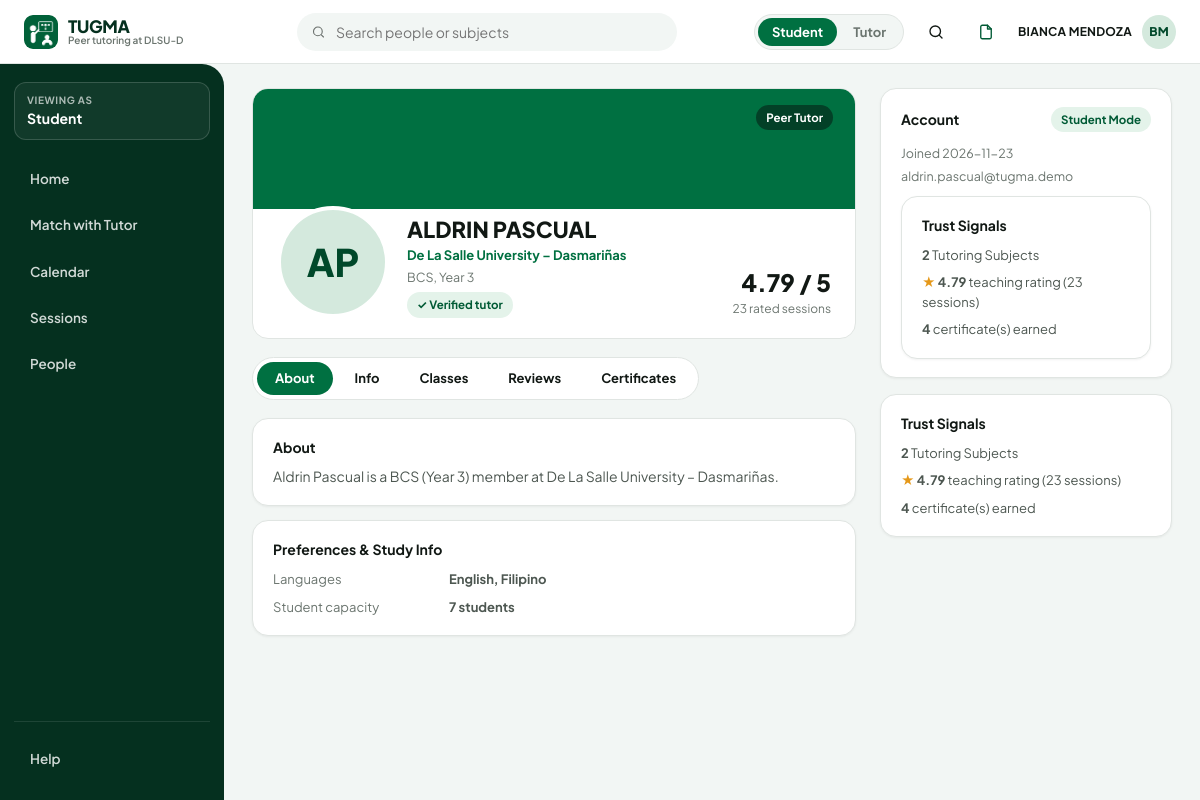
The app's page /profile/tutor/1 (signed in) with its own data.
### tables this page shows
CREATE TABLE tutors (
    tutor_id    INTEGER PRIMARY KEY,
    name        TEXT NOT NULL,
    grade_level INTEGER NOT NULL CHECK (grade_level > 0),
    course      TEXT NOT NULL,
    verified    INTEGER NOT NULL DEFAULT 0
                CHECK (verified IN (0, 1)),
    capacity    INTEGER NOT NULL DEFAULT 5
                CHECK (capacity > 0)
);

CREATE TABLE "users" (
    user_id       INTEGER PRIMARY KEY AUTOINCREMENT,
    email         TEXT NOT NULL UNIQUE COLLATE NOCASE,
    password_hash TEXT NOT NULL,
    role          TEXT NOT NULL CHECK (role IN ('member', 'admin')),
    student_id    INTEGER UNIQUE
                  REFERENCES students(student_id)
                  ON DELETE CASCADE ON UPDATE CASCADE,
    tutor_id      INTEGER UNIQUE
                  REFERENCES tutors(tutor_id)
                  ON DELETE CASCADE ON UPDATE CASCADE,
    display_name  TEXT,
    is_active     INTEGER NOT NULL DEFAULT 1 CHECK (is_active IN (0, 1)),
    created_at    TEXT NOT NULL DEFAULT CURRENT_TIMESTAMP,
    CHECK (
        (role = 'member' AND (student_id IS NOT NULL OR tutor_id IS NOT NULL))
        OR (role = 'admin' AND student_id IS NULL AND tutor_id IS NULL
            AND display_name IS NOT NULL)
    )
);

### app.py (the view)
@app.route("/profile/tutor/<int:tutor_id>")
@login_required("member")
def tutor_profile(tutor_id):
    user = current_user()
    db = get_db()
    pdata = get_tutor_profile_data(db, tutor_id)
    if not pdata:
        flash("Tutor profile not found.", "error")
        return redirect(url_for("people_page"))
    tab = request.args.get("tab", "about")
    if tab not in ("about", "info", "classes", "reviews", "certificates"):
        tab = "about"
    is_own = user["tutor_id"] == tutor_id
    owner_user = db.fetch_one("SELECT email, created_at FROM users WHERE tutor_id = ?", (tutor_id,))
    subjects = db.fetch_all(
        "SELECT s.subject_code, s.subject_name FROM tutor_subjects ts "
        "JOIN subjects s ON s.subject_id = ts.subject_id WHERE ts.tutor_id = ?",
        (tutor_id,),
    )
    availability = db.fetch_all(
        "SELECT day, start_time, end_time FROM tutor_availability "
        "WHERE tutor_id = ? ORDER BY day, start_time",
        (tutor_id,),
    )
    languages = [
        r["language"]
        for r in db.fetch_all("SELECT language FROM tutor_languages WHERE tutor_id = ?", (tutor_id,))
    ]
    return render_template(
        "portal/profile.html",
        kind="tutor",
        pdata=pdata,
        tab=tab,
        is_own=is_own,
        owner_user=owner_user,
        tutor_subjects=subjects,
        tutor_availability=availability,
        tutor_languages=languages,
    )

### app.py (called while the page is built)
def get_db():
    if "db" not in g:
        g.db = Database(DB_PATH)
    return g.db

def current_user():
    uid = session.get("user_id")
    if not uid:
        return None
    if "current_user" not in g:
        g.current_user = get_user(get_db(), uid)
    return g.current_user

def initials(name):
    parts = [p for p in (name or "").split() if p]
    if not parts:
        return "?"
    if len(parts) == 1:
        return parts[0][:2].upper()
    return (parts[0][0] + parts[-1][0]).upper()

def active_mode(user):
    if not user or user["role"] == "admin":
        return None
    modes = user["modes"]
    mode = session.get("mode")
    if mode not in modes and modes:
        mode = modes[0]
        session["mode"] = mode
    return mode

def login_required(role=None):
    def decorator(fn):
        @wraps(fn)
        def wrapper(*args, **kwargs):
            user = current_user()
            if not user:
                session.clear()
                return redirect(url_for("login_page"))
            if role == "admin" and user["role"] != "admin":
                flash("Administrator access is required.", "error")
                return redirect(url_for("home"))
            if role == "member" and user["role"] == "admin":
                return redirect(url_for("admin_home"))
            return fn(*args, **kwargs)
        return wrapper
    return decorator

### services/auth_service.py (called while the page is built)
def _session_dict(row):
    modes = []
    if row["student_id"] is not None:
        modes.append("Learning")
    if row["tutor_id"] is not None:
        modes.append("Tutoring")
    return {
        "user_id": row["user_id"],
        "email": row["email"],
        "role": row["role"],  # 'member' or 'admin'
        "student_id": row["student_id"],
        "tutor_id": row["tutor_id"],
        "modes": modes,
        "name": row["name"],
    }

def get_user(db, user_id):
    row = db.fetch_one(_USER_QUERY + " WHERE u.user_id = ?", (user_id,))
    if row is None or not row["is_active"]:
        return None
    return _session_dict(row)

def require_role(db, user_id, *roles):
    user = get_user(db, user_id)
    allowed = user is not None and (
        user["role"] in roles
        or ("student" in roles and user["student_id"] is not None)
        or ("tutor" in roles and user["tutor_id"] is not None)
    )
    if not allowed:
        raise PermissionDenied("You do not have access to this operation.")
    return user

### services/session_service.py (called while the page is built)
def _now():
    return datetime.now()

### templates/portal/profile.html (shortened to what this page needs)
{% extends "base.html" %}
{% set p = pdata.profile %}
{% block content %}
<div class="profile-hero">
  <div class="profile-banner">
    <span class="pill" style="background:rgba(5,48,31,0.75); color:#fff;">
      {{ 'Peer Tutor' if kind == 'tutor' else 'Student' }}
    </span>
  </div>
  <div class="profile-hero-body">
    <div class="profile-hero-left">
      <div class="avatar avatar-lg">{{ initials(p.name) }}</div>
      <div>
        <div class="profile-hero-name">{{ p.name }}</div>
        <div style="font-size:13px; color:var(--primary); font-weight:700;">De La Salle University – Dasmariñas</div>
        <div style="font-size:12.5px; color:var(--muted); margin-top:2px;">{{ p.course }}, Year {{ p.grade_level }}</div>
        <span class="pill pill-green" style="margin-top:6px;">
          {% if kind == 'tutor' %}
            {{ '✓ Verified tutor' if p.verified else 'Pending verification' }}
          {% else %}
            ✓ Verified student
          {% endif %}
        </span>
      </div>
    </div>
    {% if kind == 'tutor' and pdata.rating.overall %}
      <div style="text-align:right;">
        <div style="font-size:24px; font-weight:800; color:var(--ink);">{{ pdata.rating.overall }} / 5</div>
        <div style="font-size:12px; color:var(--muted);">{{ pdata.rating.rated_sessions }} rated sessions</div>
      </div>
    {% endif %}
  </div>
</div>
{% set prof_url = url_for('tutor_profile', tutor_id=p.tutor_id) if kind == 'tutor' else url_for('student_profile', student_id=p.student_id) %}
<div class="tab-bar">
  <a href="{{ prof_url }}?tab=about" class="tab-pill {{ 'active' if tab == 'about' else '' }}">About</a>
  <a href="{{ prof_url }}?tab=info" class="tab-pill {{ 'active' if tab == 'info' else '' }}">Info</a>
  <a href="{{ prof_url }}?tab=classes" class="tab-pill {{ 'active' if tab == 'classes' else '' }}">Classes</a>
  {% if kind == 'tutor' %}
    <a href="{{ prof_url }}?tab=reviews" class="tab-pill {{ 'active' if tab == 'reviews' else '' }}">Reviews</a>
    <a href="{{ prof_url }}?tab=certificates" class="tab-pill {{ 'active' if tab == 'certificates' else '' }}">Certificates</a>
  {% endif %}
</div>
{% if tab == 'about' %}
  <div class="card" style="margin-bottom:14px;">
    <strong style="color:var(--ink); display:block; margin-bottom:8px;">About</strong>
    <p style="margin:0; color:var(--body);">
      {{ p.bio or (p.name + ' is a ' + p.course + ' (Year ' + p.grade_level|string + ') member at De La Salle University – Dasmariñas.') }}
    </p>
  </div>
  <div class="card">
    <strong style="color:var(--ink); display:block; margin-bottom:10px;">Preferences &amp; Study Info</strong>
    <div style="display:grid; grid-template-columns: 160px 1fr; gap:8px 16px; font-size:13px;">
      <div style="color:var(--muted);">Languages</div>
      <div><strong>{{ (tutor_languages if kind == 'tutor' else pdata.languages)|join(', ') or 'Not set' }}</strong></div>
      {% if kind == 'student' %}
        <div style="color:var(--muted);">Learning style</div>
        <div><strong>{{ p.learning_style or '—' }}</strong></div>
        <div style="color:var(--muted);">Preferred setup</div>
        <div><strong>{{ p.preferred_setup or 'Online or face-to-face' }}</strong></div>
      {% else %}
        <div style="color:var(--muted);">Student capacity</div>
        <div><strong>{{ p.capacity }} students</strong></div>
      {% endif %}
    </div>
  </div>
{% endif %}
{% endblock %}
{% block right_rail %}
<aside class="right-rail">
  <div class="card">
    <div style="display:flex; justify-content:space-between; align-items:center; margin-bottom:12px;">
      <strong style="color:var(--ink);">Account</strong>
      <div style="display:flex; gap:6px;">
        <span class="pill pill-green">{{ 'Tutor Mode' if mode == 'Tutoring' else 'Student Mode' }}</span>
      </div>
    </div>
    {% if owner_user %}
      <div style="font-size:12.5px; color:var(--muted); margin-bottom:10px;">
        <div>Joined {{ owner_user.created_at[:10] }}</div>
        <div style="margin-top:4px;">{{ owner_user.email }}</div>
      </div>
    {% endif %}
    {% if kind == 'tutor' %}
  {% set earned_certs = pdata.certificates|selectattr('status', 'equalto', 'earned')|list|length %}
  <div class="card">
    <strong style="color:var(--ink); display:block; margin-bottom:10px;">Trust Signals</strong>
    <div style="display:flex; flex-direction:column; gap:8px; font-size:13px;">
      <div><strong>{{ tutor_subjects|length }}</strong> Tutoring Subjects</div>
      <div>
        <span style="color:#E59819;">★</span>
        <strong>{{ pdata.rating.overall or '—' }}</strong> teaching rating ({{ pdata.rating.rated_sessions }} sessions)
      </div>
      <div><strong>{{ earned_certs }}</strong> certificate(s) earned</div>
    </div>
  </div>
  {% endif %}
  </div>
  {% if kind == 'tutor' %}
  {% set earned_certs = pdata.certificates|selectattr('status', 'equalto', 'earned')|list|length %}
  <div class="card">
    <strong style="color:var(--ink); display:block; margin-bottom:10px;">Trust Signals</strong>
    <div style="display:flex; flex-direction:column; gap:8px; font-size:13px;">
      <div><strong>{{ tutor_subjects|length }}</strong> Tutoring Subjects</div>
      <div>
        <span style="color:#E59819;">★</span>
        <strong>{{ pdata.rating.overall or '—' }}</strong> teaching rating ({{ pdata.rating.rated_sessions }} sessions)
      </div>
      <div><strong>{{ earned_certs }}</strong> certificate(s) earned</div>
    </div>
  </div>
  {% endif %}
</aside>
{% endblock %}

### static/css/tugma.css (style rules this page uses)
:root { --forest: #05301F; --brand-green: #00482A; --primary: #007041; --accent: #1F8A57; --dark-green: #005A35; --mint: #D4E9DD; --surface: #F2F6F4; --white: #FFFFFF; --ink: #111814; --body: #4D5751; --muted: #6B756F; --border: #E0E5E2; --danger: #C0392B; --danger-bg: #FDECEC; --pill-green-bg: #E4F3EA; --pill-green-fg: #005A35; --pill-amber-bg: #FFF4DC; --pill-amber-fg: #B76E00; --pill-blue-bg: #E7EFFD; --pill-blue-fg: #2657B4; --pill-purple-bg: #F1ECFD; --pill-purple-fg: #6E44B8; --pill-gray-bg: #EEF1EF; --pill-gray-fg: #4D5751; --radius-card: 16px; --radius-sm: 10px; --radius-pill: 9999px; --shadow-card: 0 1px 3px rgba(17, 24, 20, 0.04), 0 1px 2px rgba(17, 24, 20, 0.02); --shadow-lg: 0 10px 28px rgba(5, 48, 31, 0.10); }
*, *::before, *::after { box-sizing: border-box; }
html, body { margin: 0; padding: 0; font-family: 'Plus Jakarta Sans', -apple-system, BlinkMacSystemFont, 'Segoe UI', sans-serif; font-size: 14px; line-height: 1.5; color: var(--body); background: var(--surface); -webkit-font-smoothing: antialiased; }
a { color: inherit; text-decoration: none; }
.right-rail { width: 292px; flex-shrink: 0; display: flex; flex-direction: column; gap: 16px; }
.card { background: var(--white); border: 1px solid var(--border); border-radius: var(--radius-card); padding: 18px 20px; box-shadow: var(--shadow-card); }
.avatar { width: 40px; height: 40px; border-radius: 50%; background: var(--mint); color: var(--brand-green); font-weight: 800; font-size: 14px; display: inline-flex; align-items: center; justify-content: center; flex-shrink: 0; }
.avatar-lg { width: 112px; height: 112px; font-size: 38px; border: 4px solid var(--white); }
.pill { display: inline-flex; align-items: center; gap: 5px; padding: 4px 10px; border-radius: var(--radius-pill); font-size: 11.5px; font-weight: 700; white-space: nowrap; }
.pill-green { background: var(--pill-green-bg); color: var(--pill-green-fg); }
.tab-bar { display: inline-flex; background: var(--white); border: 1px solid var(--border); border-radius: var(--radius-pill); padding: 4px; gap: 4px; margin-bottom: 18px; }
.tab-pill { padding: 7px 18px; border-radius: var(--radius-pill); font-size: 13px; font-weight: 700; color: var(--ink); transition: all 0.15s; }
.tab-pill.active { background: var(--primary); color: var(--white); }
.profile-hero { background: var(--white); border: 1px solid var(--border); border-radius: var(--radius-card); overflow: hidden; margin-bottom: 18px; }
.profile-banner { height: 120px; background: var(--primary); position: relative; padding: 16px 22px; display: flex; justify-content: flex-end; align-items: flex-start; }
.profile-hero-body { padding: 0 24px 20px 24px; display: flex; align-items: flex-end; justify-content: space-between; gap: 18px; margin-top: -54px; position: relative; }
.profile-hero-left { display: flex; align-items: flex-end; gap: 18px; }
.profile-hero-name { font-size: 22px; font-weight: 800; color: var(--ink); text-transform: uppercase; margin-top: 58px; }

### records on screen
tutors: name "AP", name "ALDRIN PASCUAL", course "BCS", grade_level "3", verified "✓ Verified tutor", name+course+grade_level "Aldrin Pascual is a BCS (Year 3) member at De La Salle University – Dasmariñas.", capacity "7"
users: created_at "2026-11-23", email "aldrin.pascual@tugma.demo"

### other values on screen
{{ user.name }} "BIANCA MENDOZA"
{{ initials(user.name) }} "BM"
{{ 'Match with Tutor' if mode == 'Learning' else 'Match with Tutee' }} "Match with Tutor"
{{ 'Peer Tutor' if kind == 'tutor' else 'Student' }} "Peer Tutor"
{{ pdata.rating.overall }} "4.79"
{{ pdata.rating.rated_sessions }} "23"
{{ 'Tutor Mode' if mode == 'Tutoring' else 'Student Mode' }} "Student Mode"
{{ tutor_subjects|length }} "2"
{{ pdata.rating.overall or '—' }} "4.79"
{{ earned_certs }} "4"
